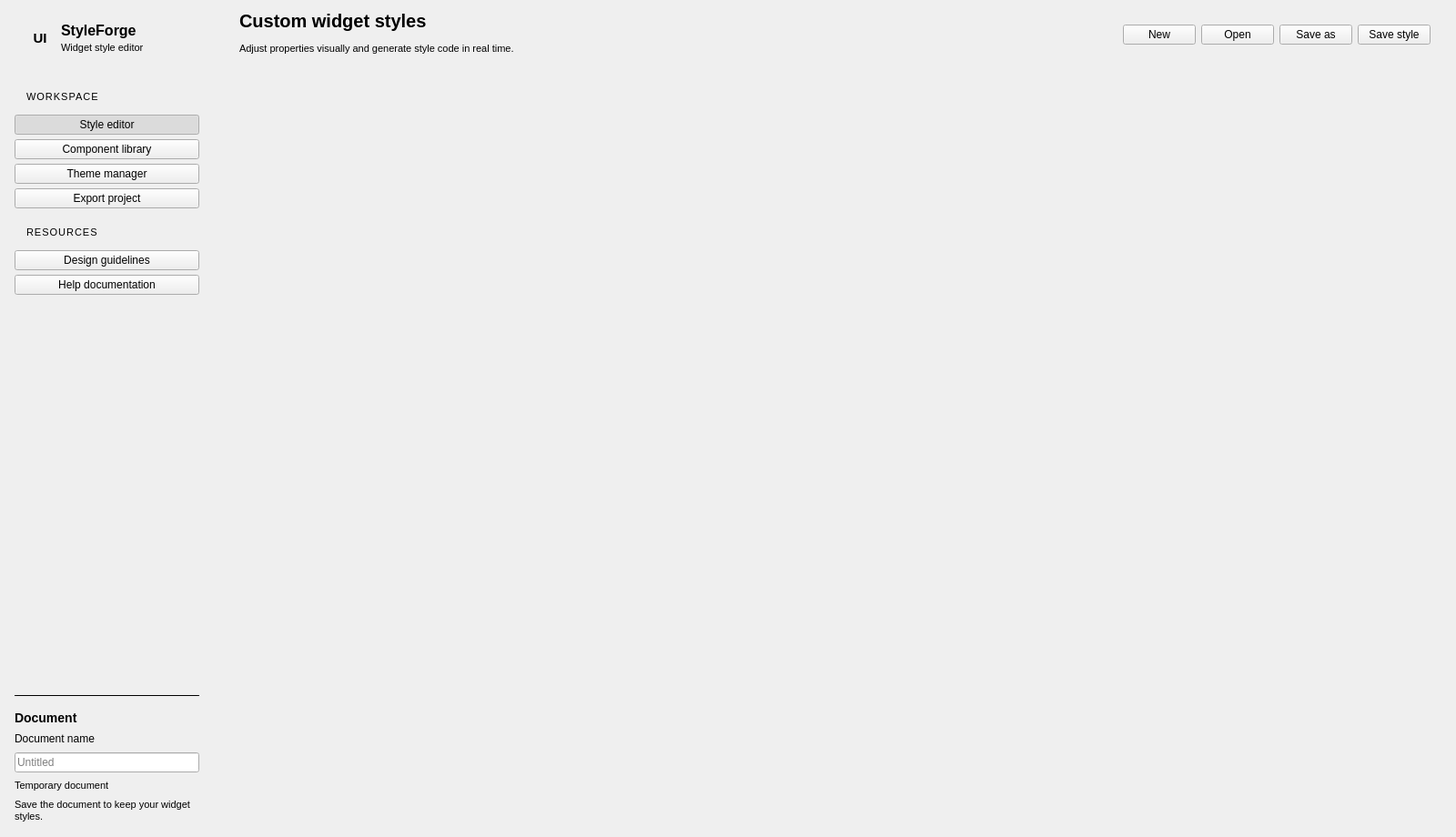
<?xml version="1.0" encoding="UTF-8"?>
<ui version="4.0">
 <class>StyleEditorWindow</class>
 <widget class="QMainWindow" name="StyleEditorWindow">
  <property name="geometry">
   <rect>
    <x>0</x>
    <y>0</y>
    <width>1600</width>
    <height>920</height>
   </rect>
  </property>
  <property name="windowTitle">
   <string>Custom Widget Styles</string>
  </property>

  <widget class="StyleThemeScope" name="centralWidget">
      <property name="styleSheet"><string notr="true">QWidget#centralWidget {
    font-family: &quot;Segoe UI&quot;;
    font-size: 13px;
}</string></property>
   <layout class="QHBoxLayout" name="appLayout">
    <property name="spacing">
     <number>0</number>
    </property>
    <property name="leftMargin">
     <number>0</number>
    </property>
    <property name="topMargin">
     <number>0</number>
    </property>
    <property name="rightMargin">
     <number>0</number>
    </property>
    <property name="bottomMargin">
     <number>0</number>
    </property>
    <item>
     <widget class="QFrame" name="sidebar">
      <property name="styleSheet"><string notr="true">QFrame#sidebar {
    border-right-width: 1px;
    border-right-style: solid;
}

QLabel#brandLogo {
    border-radius: 11px;
    font-size: 15px;
    font-weight: 800;
}

QLabel#brandName {
    font-size: 16px;
    font-weight: 750;
}

QLabel#brandSubtitle {
    font-size: 11px;
}

QLabel#navigationLabel {
    padding: 15px 10px 8px;
    font-size: 11px;
    letter-spacing: 1px;
}

QLabel#resourceLabel {
    padding: 15px 10px 8px;
    font-size: 11px;
    letter-spacing: 1px;
}

animatedwidgets--HoverButton {
    min-height: 38px;
    qproperty-cornerRadius: 11;
    qproperty-animateContentColor: true;
    qproperty-iconHint: true;
    qproperty-animationDuration: 300;
}</string></property>
      <property name="minimumSize">
       <size>
        <width>235</width>
        <height>0</height>
       </size>
      </property>
      <property name="maximumSize">
       <size>
        <width>235</width>
        <height>16777215</height>
       </size>
      </property>
      <property name="frameShape">
       <enum>QFrame::NoFrame</enum>
      </property>
      <layout class="QVBoxLayout" name="sidebarLayout">
       <property name="spacing">
        <number>5</number>
       </property>
       <property name="leftMargin">
        <number>16</number>
       </property>
       <property name="topMargin">
        <number>24</number>
       </property>
       <property name="rightMargin">
        <number>16</number>
       </property>
       <property name="bottomMargin">
        <number>16</number>
       </property>
       <item>
        <layout class="QHBoxLayout" name="brandLayout">
         <property name="leftMargin">
          <number>10</number>
         </property>
         <property name="bottomMargin">
          <number>20</number>
         </property>
         <item>
          <widget class="QLabel" name="brandLogo">
           <property name="minimumSize">
            <size>
             <width>36</width>
             <height>36</height>
            </size>
           </property>
           <property name="maximumSize">
            <size>
             <width>36</width>
             <height>36</height>
            </size>
           </property>
           <property name="text">
            <string>UI</string>
           </property>
           <property name="alignment">
            <set>Qt::AlignCenter</set>
           </property>
          </widget>
         </item>
         <item>
          <layout class="QVBoxLayout" name="brandTextLayout">
           <property name="spacing">
            <number>1</number>
           </property>
           <item>
            <widget class="QLabel" name="brandName">
             <property name="text">
              <string>StyleForge</string>
             </property>
            </widget>
           </item>
           <item>
            <widget class="QLabel" name="brandSubtitle">
             <property name="text">
              <string>Widget style editor</string>
             </property>
            </widget>
           </item>
          </layout>
         </item>
        </layout>
       </item>
       <item>
        <widget class="QLabel" name="navigationLabel">
         <property name="text">
          <string>WORKSPACE</string>
         </property>
        </widget>
       </item>
       <item>
        <widget class="aw::HoverButton" name="styleEditorNavButton">
         <property name="text">
          <string>Style editor</string>
         </property>
         <property name="icon">
          <iconset resource="resources/styleeditor.qrc">
           <normaloff>:/styleeditor/icons/styleeditor.svg</normaloff>:/styleeditor/icons/styleeditor.svg</iconset>
         </property>
         <property name="iconSize">
          <size>
           <width>20</width>
           <height>20</height>
          </size>
         </property>
         <property name="checkable">
          <bool>true</bool>
         </property>
         <property name="checked">
          <bool>true</bool>
         </property>
         <property name="iconSpacing">
          <number>10</number>
         </property>
         <property name="contentAlignment">
          <set>Qt::AlignLeading|Qt::AlignLeft|Qt::AlignVCenter</set>
         </property>
         <property name="contentHorizontalPadding">
          <number>20</number>
         </property>
         <attribute name="buttonGroup">
          <string notr="true">navigationButtonGroup</string>
         </attribute>
        </widget>
       </item>
       <item>
        <widget class="aw::HoverButton" name="componentLibraryNavButton">
         <property name="text">
          <string>Component library</string>
         </property>
         <property name="icon">
          <iconset resource="resources/styleeditor.qrc">
           <normaloff>:/styleeditor/icons/componentlibrary.svg</normaloff>:/styleeditor/icons/componentlibrary.svg</iconset>
         </property>
         <property name="iconSize">
          <size>
           <width>20</width>
           <height>20</height>
          </size>
         </property>
         <property name="checkable">
          <bool>true</bool>
         </property>
         <property name="iconSpacing">
          <number>10</number>
         </property>
         <property name="contentAlignment">
          <set>Qt::AlignLeading|Qt::AlignLeft|Qt::AlignVCenter</set>
         </property>
         <property name="contentHorizontalPadding">
          <number>20</number>
         </property>
         <attribute name="buttonGroup">
          <string notr="true">navigationButtonGroup</string>
         </attribute>
        </widget>
       </item>
       <item>
        <widget class="aw::HoverButton" name="themeManagerNavButton">
         <property name="text">
          <string>Theme manager</string>
         </property>
         <property name="icon">
          <iconset resource="resources/styleeditor.qrc">
           <normaloff>:/styleeditor/icons/thememanager.svg</normaloff>:/styleeditor/icons/thememanager.svg</iconset>
         </property>
         <property name="iconSize">
          <size>
           <width>20</width>
           <height>20</height>
          </size>
         </property>
         <property name="checkable">
          <bool>true</bool>
         </property>
         <property name="iconSpacing">
          <number>10</number>
         </property>
         <property name="contentAlignment">
          <set>Qt::AlignLeading|Qt::AlignLeft|Qt::AlignVCenter</set>
         </property>
         <property name="contentHorizontalPadding">
          <number>20</number>
         </property>
         <attribute name="buttonGroup">
          <string notr="true">navigationButtonGroup</string>
         </attribute>
        </widget>
       </item>
       <item>
        <widget class="aw::HoverButton" name="exportNavButton">
         <property name="text">
          <string>Export project</string>
         </property>
         <property name="icon">
          <iconset resource="resources/styleeditor.qrc">
           <normaloff>:/styleeditor/icons/exportproject.svg</normaloff>:/styleeditor/icons/exportproject.svg</iconset>
         </property>
         <property name="iconSize">
          <size>
           <width>20</width>
           <height>20</height>
          </size>
         </property>
         <property name="checkable">
          <bool>true</bool>
         </property>
         <property name="iconSpacing">
          <number>10</number>
         </property>
         <property name="contentAlignment">
          <set>Qt::AlignLeading|Qt::AlignLeft|Qt::AlignVCenter</set>
         </property>
         <property name="contentHorizontalPadding">
          <number>20</number>
         </property>
         <attribute name="buttonGroup">
          <string notr="true">navigationButtonGroup</string>
         </attribute>
        </widget>
       </item>
       <item>
        <widget class="QLabel" name="resourceLabel">
         <property name="text">
          <string>RESOURCES</string>
         </property>
        </widget>
       </item>
       <item>
        <widget class="aw::HoverButton" name="guidelineNavButton">
         <property name="text">
          <string>Design guidelines</string>
         </property>
         <property name="icon">
          <iconset resource="resources/styleeditor.qrc">
           <normaloff>:/styleeditor/icons/designguidelines.svg</normaloff>:/styleeditor/icons/designguidelines.svg</iconset>
         </property>
         <property name="iconSize">
          <size>
           <width>20</width>
           <height>20</height>
          </size>
         </property>
         <property name="checkable">
          <bool>true</bool>
         </property>
         <property name="iconSpacing">
          <number>10</number>
         </property>
         <property name="contentAlignment">
          <set>Qt::AlignLeading|Qt::AlignLeft|Qt::AlignVCenter</set>
         </property>
         <property name="contentHorizontalPadding">
          <number>20</number>
         </property>
         <attribute name="buttonGroup">
          <string notr="true">navigationButtonGroup</string>
         </attribute>
        </widget>
       </item>
       <item>
        <widget class="aw::HoverButton" name="helpNavButton">
         <property name="text">
          <string>Help documentation</string>
         </property>
         <property name="icon">
          <iconset resource="resources/styleeditor.qrc">
           <normaloff>:/styleeditor/icons/helpdocumentation.svg</normaloff>:/styleeditor/icons/helpdocumentation.svg</iconset>
         </property>
         <property name="iconSize">
          <size>
           <width>20</width>
           <height>20</height>
          </size>
         </property>
         <property name="checkable">
          <bool>true</bool>
         </property>
         <property name="iconSpacing">
          <number>10</number>
         </property>
         <property name="contentAlignment">
          <set>Qt::AlignLeading|Qt::AlignLeft|Qt::AlignVCenter</set>
         </property>
         <property name="contentHorizontalPadding">
          <number>20</number>
         </property>
         <attribute name="buttonGroup">
          <string notr="true">navigationButtonGroup</string>
         </attribute>
        </widget>
       </item>
       <item>
        <spacer name="sidebarSpacer">
         <property name="orientation">
          <enum>Qt::Vertical</enum>
         </property>
         <property name="sizeHint" stdset="0">
          <size>
           <width>20</width>
           <height>20</height>
          </size>
         </property>
        </spacer>
       </item>
       <item>
        <widget class="QFrame" name="documentInfoPanel">
      <property name="styleSheet"><string notr="true">QLabel#documentPathLabel {
    font-size: 11px;
}

QLabel#documentHintLabel {
    font-size: 11px;
}

QLabel#documentInfoTitle {
    font-size: 14px;
    font-weight: 700;
}

QFrame#documentInfoPanel {
    background: transparent;
    border-top-width: 1px;
    border-top-style: solid;
}

animatedwidgets--LineEdit {
    min-height: 34px;
    min-width: 48px;
    qproperty-cornerRadius: 8;
    qproperty-contentPadding: 9;
}

animatedwidgets--ComboBox {
    min-height: 34px;
    min-width: 48px;
    qproperty-cornerRadius: 8;
    qproperty-contentPadding: 9;
}</string></property>
         <property name="frameShape">
          <enum>QFrame::NoFrame</enum>
         </property>
         <layout class="QVBoxLayout" name="documentInfoLayout">
          <property name="spacing">
           <number>8</number>
          </property>
          <property name="leftMargin">
           <number>0</number>
          </property>
          <property name="topMargin">
           <number>16</number>
          </property>
          <property name="rightMargin">
           <number>0</number>
          </property>
          <property name="bottomMargin">
           <number>0</number>
          </property>
          <item>
           <widget class="QLabel" name="documentInfoTitle">
            <property name="text">
             <string>Document</string>
            </property>
           </widget>
          </item>
          <item>
           <widget class="QLabel" name="documentNameLabel">
            <property name="text">
             <string>Document name</string>
            </property>
           </widget>
          </item>
          <item>
           <widget class="aw::LineEdit" name="documentNameEdit">
            <property name="placeholderText">
             <string>Untitled</string>
            </property>
           </widget>
          </item>
          <item>
           <widget class="QLabel" name="documentPathLabel">
            <property name="sizePolicy">
             <sizepolicy hsizetype="Ignored" vsizetype="Preferred">
              <horstretch>0</horstretch>
              <verstretch>0</verstretch>
             </sizepolicy>
            </property>
            <property name="text">
             <string>Temporary document</string>
            </property>
            <property name="wordWrap">
             <bool>true</bool>
            </property>
           </widget>
          </item>
          <item>
           <widget class="QLabel" name="documentHintLabel">
            <property name="text">
             <string>Save the document to keep your widget styles.</string>
            </property>
            <property name="wordWrap">
             <bool>true</bool>
            </property>
           </widget>
          </item>
         </layout>
        </widget>
       </item>
      </layout>
     </widget>
    </item>
    <item>
     <layout class="QVBoxLayout" name="mainLayout">
      <property name="spacing">
       <number>0</number>
      </property>
      <property name="leftMargin">
       <number>0</number>
      </property>
      <property name="topMargin">
       <number>0</number>
      </property>
      <property name="rightMargin">
       <number>0</number>
      </property>
      <property name="bottomMargin">
       <number>0</number>
      </property>
      <item>
       <widget class="QFrame" name="topbar">
      <property name="styleSheet"><string notr="true">QFrame#topbar {
    border-bottom-width: 1px;
    border-bottom-style: solid;
}

QLabel#pageDescription {
    font-size: 11px;
}

QLabel#pageTitle {
    font-size: 20px;
    font-weight: 750;
}

animatedwidgets--FilledButton {
    min-height: 36px;
    min-width: 48px;
    qproperty-cornerRadius: 9;
    qproperty-animateContentColor: true;
    qproperty-iconHint: true;
    qproperty-animationDuration: 300;
}

animatedwidgets--OutlineButton {
    min-height: 36px;
    min-width: 64px;
    qproperty-cornerRadius: 9;
    qproperty-animateContentColor: true;
    qproperty-iconHint: true;
    qproperty-animationDuration: 300;
}</string></property>
        <property name="minimumSize">
         <size>
          <width>0</width>
          <height>76</height>
         </size>
        </property>
        <property name="maximumSize">
         <size>
          <width>16777215</width>
          <height>76</height>
         </size>
        </property>
        <property name="frameShape">
         <enum>QFrame::NoFrame</enum>
        </property>
        <layout class="QHBoxLayout" name="topbarLayout">
         <property name="leftMargin">
          <number>28</number>
         </property>
         <property name="rightMargin">
          <number>28</number>
         </property>
         <item>
          <layout class="QVBoxLayout" name="pageTitleLayout">
           <property name="spacing">
            <number>3</number>
           </property>
           <item>
            <widget class="QLabel" name="pageTitle">
             <property name="text">
              <string>Custom widget styles</string>
             </property>
            </widget>
           </item>
           <item>
            <widget class="QLabel" name="pageDescription">
             <property name="text">
              <string>Adjust properties visually and generate style code in real time.</string>
             </property>
            </widget>
           </item>
          </layout>
         </item>
         <item>
          <spacer name="topbarSpacer">
           <property name="orientation">
            <enum>Qt::Horizontal</enum>
           </property>
           <property name="sizeHint" stdset="0">
            <size>
             <width>40</width>
             <height>20</height>
            </size>
           </property>
          </spacer>
         </item>
         <item>
          <widget class="aw::OutlineButton" name="newDocumentButton">
           <property name="text">
            <string>New</string>
           </property>
          </widget>
         </item>
         <item>
          <widget class="aw::OutlineButton" name="openDocumentButton">
           <property name="text">
            <string>Open</string>
           </property>
          </widget>
         </item>
         <item>
          <widget class="aw::OutlineButton" name="saveAsDocumentButton">
           <property name="text">
            <string>Save as</string>
           </property>
          </widget>
         </item>
         <item>
          <widget class="aw::FilledButton" name="saveDocumentButton">
           <property name="text">
            <string>Save style</string>
           </property>
          </widget>
         </item>
        </layout>
       </widget>
      </item>
      <item>
       <widget class="QStackedWidget" name="workspaceStack"/>
      </item>
     </layout>
    </item>
   </layout>
  </widget>
 </widget>
 <customwidgets>
  <customwidget><class>StyleThemeScope</class><extends>QWidget</extends><header>themes/stylethemescope.h</header><container>1</container></customwidget>
  <customwidget>
   <class>aw::FilledButton</class>
   <extends>QPushButton</extends>
   <header>animatedwidgets/buttons/filledbutton.h</header>
  </customwidget>
  <customwidget>
   <class>aw::OutlineButton</class>
   <extends>QPushButton</extends>
   <header>animatedwidgets/buttons/outlinebutton.h</header>
  </customwidget>
  <customwidget>
   <class>aw::HoverButton</class>
   <extends>QPushButton</extends>
   <header>animatedwidgets/buttons/hoverbutton.h</header>
  </customwidget>
  <customwidget>
   <class>aw::LineEdit</class>
   <extends>QLineEdit</extends>
   <header>animatedwidgets/inputs/lineedit.h</header>
  </customwidget>
 </customwidgets>
 <resources>
  <include location="resources/styleeditor.qrc"/>
 </resources>
 <connections/>
 <buttongroups>
  <buttongroup name="navigationButtonGroup">
   <property name="exclusive">
    <bool>true</bool>
   </property>
  </buttongroup>
 </buttongroups>
</ui>
